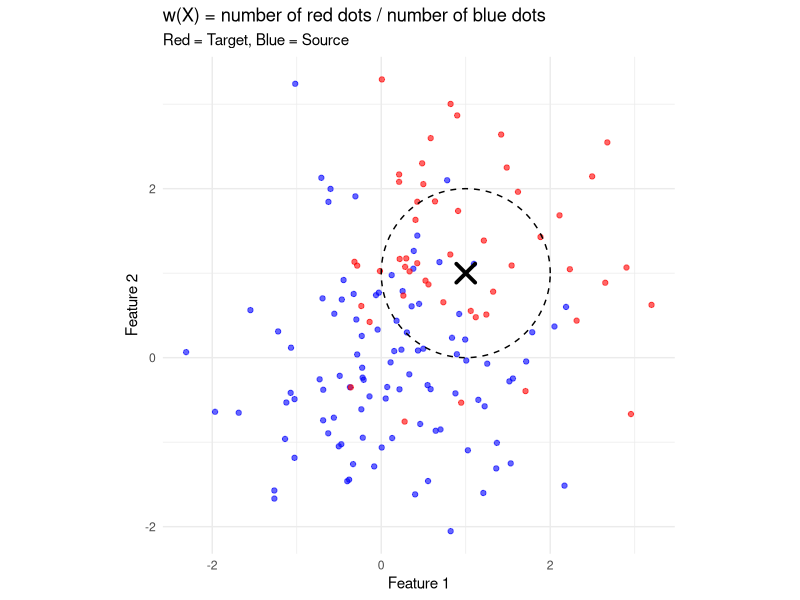
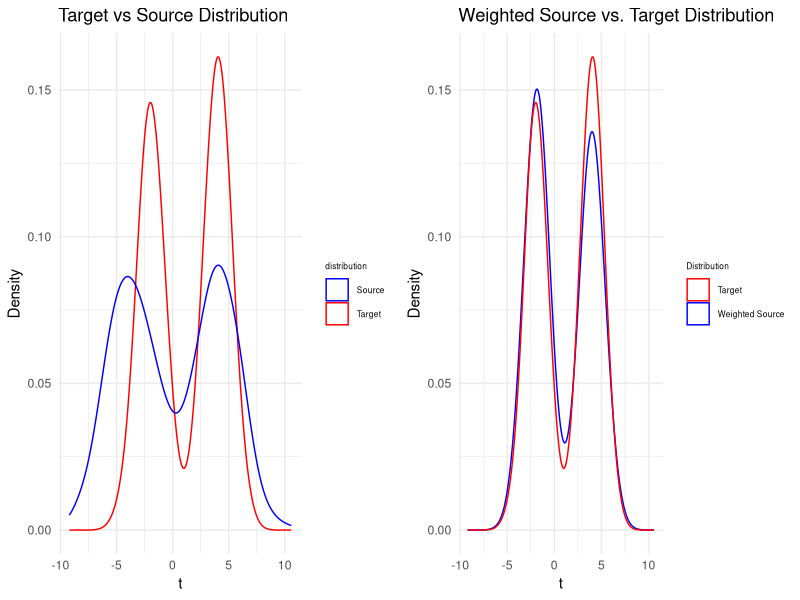

R code for these plots, in order: (Note: a time limit stopped this script after it produced the figures.)
## ---- chunk 1
knitr::opts_chunk$set(echo = TRUE)
library(ggplot2)
library(MASS)
library(dplyr)
library(gridExtra)
library(mvtnorm)
library(tidyverse)
## ---- chunk 2
library(ggplot2)

# Example synthetic data
set.seed(123)
source_data <- matrix(rnorm(100 * 2, mean = 0), ncol = 2)
target_data <- matrix(rnorm(50 * 2, mean = 1), ncol = 2)

# Convert to data frames
source_df <- data.frame(x = source_data[,1], y = source_data[,2])
target_df <- data.frame(x = target_data[,1], y = target_data[,2])

# Query point and radius
x_query <- c(1, 1)
r <- 1.0

# Compute distances
dist_source <- sqrt(rowSums((source_data - matrix(x_query, nrow = nrow(source_data), ncol = 2, byrow = TRUE))^2))
dist_target <- sqrt(rowSums((target_data - matrix(x_query, nrow = nrow(target_data), ncol = 2, byrow = TRUE))^2))

# Circle coordinates
theta <- seq(0, 2 * pi, length.out = 200)
circle <- data.frame(
  x = x_query[1] + r * cos(theta),
  y = x_query[2] + r * sin(theta)
)

# Plot with fixed aspect ratio
ggplot() +
  geom_point(data = source_df, aes(x = x, y = y), color = 'blue', alpha = 0.6) +
  geom_point(data = target_df, aes(x = x, y = y), color = 'red', alpha = 0.6) +
  geom_point(aes(x = x_query[1], y = x_query[2]), shape = 4, size = 5, stroke = 2) +
  geom_path(data = circle, aes(x = x, y = y), linetype = "dashed") +
  coord_fixed() + 
  theme_minimal() +
  labs(title = "w(X) = number of red dots / number of blue dots", subtitle = "Red = Target, Blue = Source",
       x = "Feature 1", y = "Feature 2")
## ---- chunk 3
# ----------------------------
# 1) Setup
# ----------------------------
set.seed(123)  # for reproducibility

D <- 20
v <- seq_len(D)  # v = (1, 2, ..., 20)

n_source <- 1000
n_target <- 400

# ----------------------------
# 2) Define mixture distributions
# ----------------------------
# Q (target): t ~ 0.5*N(-4, 1) + 0.5*N(4, 1)
# P (source): t ~ 0.5*N(-4, 4) + 0.5*N(4, 4)

# A helper function to sample from a 2-component mixture
# with equal weights 0.5 and 0.5, given:
#   means = c(m1, m2), sds = c(sd1, sd2), and total n
mix_2_gaussian <- function(n, means, sds) {
  # Step 1: Decide which component each point comes from
  comps <- sample.int(2, size = n, replace = TRUE, prob = c(0.5, 0.5))
  
  # Step 2: For each chosen component, draw from corresponding Normal
  rnorm(n, mean = means[comps], sd = sds[comps])
}

# ----------------------------
# 3) Generate the scalars t
# ----------------------------
target_t <- mix_2_gaussian(
  n    = n_target,
  means = c(-2, 4),
  sds   = c(1, 1)
)

source_t <- mix_2_gaussian(
  n    = n_source,
  means = c(-4, 4),
  sds   = c(2, 2)  # because variance=4 => sd=2
)

# ----------------------------
# 4) Embed each scalar in D-dimensional space: X = t * v
# ----------------------------
X_target <- outer(target_t, v)  # n_target x D matrix
X_source <- outer(source_t, v)  # n_source x D matrix

# Optionally, convert to data frames:
df_target <- as.data.frame(X_target)
df_source <- as.data.frame(X_source)

# Now you have (X_source, X_target) with dimension 20,
# each lying on the line spanned by v (since x = t*v).

f_target <- function(t) {
  0.5 * dnorm(t, mean = -2, sd = 1) +
  0.5 * dnorm(t, mean = 4,  sd = 1)
}

f_source <- function(t) {
  0.5 * dnorm(t, mean = -4, sd = 2) +
  0.5 * dnorm(t, mean = 4,  sd = 2)
}

# True weight function w(t)
w_fun <- function(t) {
  f_target(t) / f_source(t)
}


## ---- chunk 4
compute_histogram_ratio <- function(x, target_data, source_data, r) {
  # x is a numeric vector of length d
  # target_data: n0 x d
  # source_data: n1 x d
  # r: numeric radius
  
  n0 <- nrow(target_data)
  n1 <- nrow(source_data)
  
  # Indicator sum for target_data
  # 1/ if distance <= r, 0/ otherwise
  # We'll compute Euclidean distance from x to each row in target_data
  dist_target <- apply(target_data, 1, function(xi) sqrt(sum((xi - x)^2)))
  indicators_target <- (dist_target <= r)
  numerator <- mean(indicators_target)  # (1/n0) sum_i 1(...)
  
  # Indicator sum for source_data
  dist_source <- apply(source_data, 1, function(xi) sqrt(sum((xi - x)^2)))
  indicators_source <- (dist_source <= r)
  denominator <- mean(indicators_source)  # (1/n1) sum_j 1(...)
  
  # Avoid division by zero if the denominator = 0
  if (denominator == 0) {
    ratio <- Inf  # or define a small offset to avoid Inf, e.g. ratio <- numerator / (denominator + 1e-10)
  } else {
    ratio <- numerator / denominator
  }
  
  # To obtain the re-weighted test vector
  alpha = log(n0) / n0
  estimate_reweight <- ifelse(
    denominator >= alpha, ratio, 0
  )
  
  list(ratio = ratio, 
       estimation = estimate_reweight)
}

target_sample_n = 1000
source_sample_n = 1000
min_sample = min(target_sample_n, source_sample_n)
# Choose parameters
r = 45
test_n = 1000
set.seed(335)

test_t <- mix_2_gaussian(
  n     = test_n,
  means = c(-4, 4),
  sds   = c(2, 2)
)

# Embed in D dimensions
X_test <- outer(test_t, v)
test_estimations <- matrix(NA, nrow = test_n, ncol = 2)
weighted_ratio   <- numeric(test_n)

for (i in seq_len(test_n)) {
  # x_test is 1 x D
  x_test <- X_test[i, ]   # a single test sample
  
  # Compute histogram ratio
  hist_ratio <- compute_histogram_ratio(x_test, X_target, X_source, r)
  weighted_ratio[i]         <- hist_ratio$ratio
  test_estimations[i, 1]    <- hist_ratio$estimation
  test_estimations[i, 2]    <- x_test[1] / v[1]  # store the 1st coordinate, or any coordinate
}

estimations_df <- data.frame(
  estimation = test_estimations[, 1],
  t          = test_estimations[, 2]
)
## ---- chunk 5
# Visualize estimation result

# source dataframe
df_t_w_source <- data.frame(
  t = source_t,
  w = w_fun(source_t),
  f = f_source(source_t)
)

# target dataframe
target_f <- data.frame(
  t = target_t,
  f = f_target(target_t)
) 

source_target <- ggplot() +
  geom_density(data = df_target, aes(x = V1, color = "Target")) +
  geom_density(data = df_source, aes(x = V1, color = "Source")) +
  scale_color_manual(
    name   = "distribution",  # this is the legend title
    values = c("Target" = "red",
               "Source" = "blue")
  ) +
  labs(x = "t", y = "Density", title = "Target vs Source Distribution") +
  theme_minimal() +
  theme(
    legend.title = element_text(size = 6),  # Smaller legend title
    legend.text  = element_text(size = 6)    # Smaller legend text
  )

estimation_true <- ggplot() +
  geom_density(data = df_t_w_source, aes(x = t, weight = w, color = "Weighted Source")) +
  geom_density(data = target_f, aes(x = t, color = "Target")) +
  scale_color_manual(
    name = "Distribution",
    values = c("Weighted Source" = "blue", "Target" = "red")
  ) +
  labs(
    x = "t",
    y = "Density",
    title = "Weighted Source vs. Target Distribution"
  ) +
  theme_minimal() +
  theme(
    legend.title = element_text(size = 6),  # Smaller legend title
    legend.text  = element_text(size = 6)    # Smaller legend text
  )


grid.arrange(source_target, estimation_true, ncol = 2)
## ---- chunk 6
dat <- read_csv("./data/data_forSDE.csv")

source_data <- dat %>%
  filter(mechvent == 1, los < 150) %>%
  select(los) %>%
  drop_na()

target_data <- dat %>%
  filter(mechvent == 0, los < 150) %>%
  select(los) %>%
  drop_na()

compute_histogram_ratio <- function(x, target_data, source_data, r) {
  # x is a numeric vector of length d
  # target_data: n0 x d
  # source_data: n1 x d
  # r: numeric radius
  
  n0 <- nrow(target_data)
  n1 <- nrow(source_data)
  
  # Indicator sum for target_data
  # 1/ if distance <= r, 0/ otherwise
  # We'll compute Euclidean distance from x to each row in target_data
  dist_target <- apply(target_data, 1, function(xi) sqrt(sum((xi - x)^2)))
  indicators_target <- (dist_target <= r)
  numerator <- mean(indicators_target)  # (1/n0) sum_i 1(...)
  
  # Indicator sum for source_data
  dist_source <- apply(source_data, 1, function(xi) sqrt(sum((xi - x)^2)))
  indicators_source <- (dist_source <= r)
  denominator <- mean(indicators_source)  # (1/n1) sum_j 1(...)
  
  # Avoid division by zero if the denominator = 0
  if (denominator == 0) {
    ratio <- Inf  # or define a small offset to avoid Inf, e.g. ratio <- numerator / (denominator + 1e-10)
  } else {
    ratio <- numerator / denominator
  }
  
  # To obtain the re-weighted test vector
  alpha = log(n0) / n0
  estimate_reweight <- ifelse(
    denominator >= alpha, ratio, 0
  )
  
  list(ratio = ratio, 
       estimation = estimate_reweight)
}

X_source <- source_data$los
X_target <- target_data$los
target_n <- length(X_target)
target_estimations <- matrix(NA, nrow = target_n, ncol = 2)
weighted_ratio   <- numeric(target_n)


r <- 0.5  # Example value; adjust as needed

# Loop through each test point (x in target data)
for (i in seq_len(target_n)) {
  x_i <- X_target[i]
  
  # Convert to numeric vector of length d (if your data is 1D like los, this is fine)
  res <- compute_histogram_ratio(x = x_i, 
                                 target_data = as.matrix(X_target), 
                                 source_data = as.matrix(X_source), 
                                 r = r)
  
  # Store both raw ratio and estimation (based on alpha thresholding)
  target_estimations[i, ] <- c(res$ratio, res$estimation)
  weighted_ratio[i]     <- res$estimation
}
## ---- chunk 7
df_original <- bind_rows(
  tibble(value = X_source, group = "Source(mechvent=1)"),
  tibble(value = X_target, group = "Target(mechvent=0)")
)

ggplot(df_original, aes(x = value, color = group)) +
  geom_density(size = 1.2) +
  labs(title = "Original Density: Source vs Target",
       x = "LOS", y = "Density") +
  theme_minimal()

# 2. Weighted source vs target
# We'll sample from source using weights (with replacement)
# Make sure weighted_ratio is aligned with source points
# Here we assume you want to visualize how reweighting changes the *source* to match the *target*

# Note: If weighted_ratio is for each target sample, we need to compute weights for *each source point*.
# So let's reverse it: for each point in source, estimate its importance weight based on target.

# Recompute: weight each source point using the same method (target: target_data, source: source_data)
compute_weights_for_source <- function(source_data, target_data, r = 0.5) {
  n <- nrow(source_data)
  weights <- numeric(n)
  for (i in 1:n) {
    x_i <- source_data[i, ]
    res <- compute_histogram_ratio(
      x = x_i,
      target_data = target_data,
      source_data = source_data,
      r = r
    )
    weights[i] <- res$estimation
  }
  return(weights)
}

# Assuming los is a 1D variable
source_matrix <- matrix(X_source, ncol = 1)
target_matrix <- matrix(X_target, ncol = 1)
weights_source <- compute_weights_for_source(source_matrix, target_matrix, r = 0.5)

# Create weighted source dataframe
df_weighted <- tibble(
  value = X_source,
  weights = weights_source
)

# Remove zero weights (optional, for better density estimation)
df_weighted <- df_weighted %>% filter(weights > 0)

# Plot weighted density vs target
ggplot() +
  geom_density(data = tibble(value = X_target), aes(x = value), color = "red", size = 1.2, linetype = "dashed") +
  geom_density(data = df_weighted, aes(x = value, weight = weights), color = "blue", size = 1.2) +
  labs(title = "Weighted Source vs Target Density",
       x = "LOS", y = "Density",
       caption = "Red dashed: Target | Blue: Weighted Source") +
  theme_minimal()
